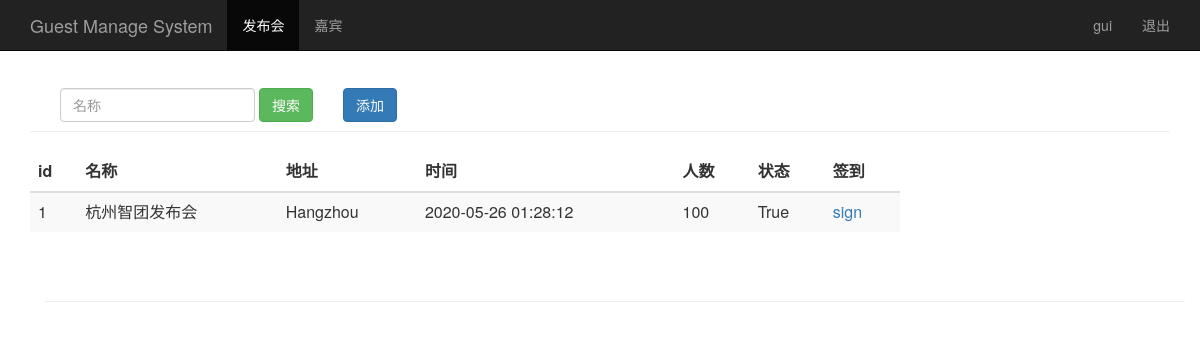
The page /event_manage/ (signed in) on the database as committed earlier.
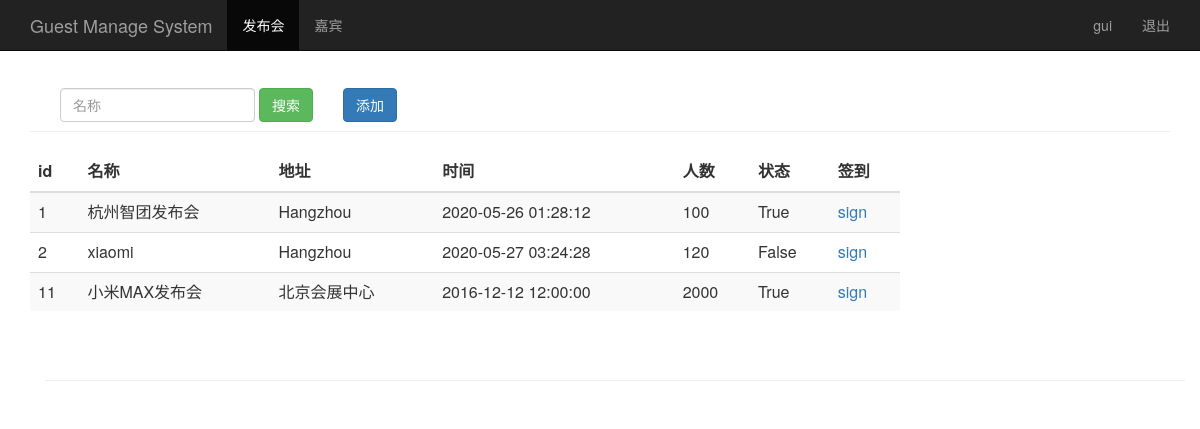
The same page on the database as committed later.
### sign/models.py (models this page shows, shortened)
class Event(models.Model):
    name = models.CharField(max_length=100)             # Presentation title
    limit = models.IntegerField()                       # Attend number
    status = models.BooleanField()                      # Status
    address = models.CharField(max_length=200)          # Address
    start_time = models.DateTimeField('events time')    # Presentation date
    create_time = models.DateTimeField(auto_now=True)   #Create time (auto get)

### sign/views.py (the view)
# urls.py: path('event_manage/', views.event_manage),
@login_required
def event_manage(request):
    event_list = Event.objects.all()
    username = request.session.get('user', '') # Read browser session
    return render(request, "event_manage.html", {"user":username,"events": event_list})

### sign/templates/event_manage.html (shortened to what this page needs)
{% extends "base.html" %}
{% block content %}
    <nav class="navbar navbar-inverse navbar-fixed-top">
      <div class="container">
        <div class="navbar-header">
          <a class="navbar-brand" href="/event_manage/">Guest Manage System</a>
        </div>
        <div id="navbar" class="collapse navbar-collapse">
          <ul class="nav navbar-nav">
            <li class="active"><a href="#">发布会</a></li>
            <li><a href="/guest_manage/">嘉宾</a></li>
          </ul>
          <ul class="nav navbar-nav navbar-right">
           <li><a href="#">{{user}}</a></li>
           <li><a href="/logout/">退出</a></li>
         </ul>
        </div>
      </div>
    </nav>
    <div class="container theme-showcase" role="main">
      <div class="page-header" style="margin-top: 80px;">
        <div id="navbar" class="navbar-collapse collapse" style="float:left;">
          <form class="navbar-form" method="get" action="/search_name/">
            <div class="form-group">
              <input name="name" type="text" placeholder="名称" class="form-control">
            </div>
            <button type="submit" class="btn btn-success">搜索</button>
          </form>
        </div>
        <div "float:right;">
          <button type="submit" class="btn btn-primary" onclick="window.location.href='/add_event/'" style="margin-top: 8px;">添加</button>
        </div>
      </div>
      <div class="row" >
        <div class="col-md-6" style="width: 900px;">
          <table class="table table-striped">
            <thead>
              <tr>
                <th>id</th>
                <th>名称</th>
                <th>地址</th>
                <th>时间</th>
                <th>人数</th>
                <th>状态</th>
                <th>签到</th>
              </tr>
            </thead>
            <tbody>
              {% for event in events %}
                <tr>
                  <td>{{ event.id }}</td>
                  <td>{{ event.name }}</td>
                  <td>{{ event.address }}</td>
                  <td>{{ event.start_time | date:"Y-m-d H:i:s" }}</td>
                  <td>{{ event.limit }}</td>
                  <td>{{ event.status }}</td>
                  <td><a href="/sign_index/{{ event.id }}/"  target="{{ event.id }}_blank">sign</a></td>
                </tr>
             {% endfor %}
            </tbody>
          </table>
        </div>
      </div>
{% endblock %}

### sign/templates/base.html (shortened to what this page needs)
<html>
<head>
    <link href="https://cdn.staticfile.org/twitter-bootstrap/3.3.7/css/bootstrap.min.css" rel="stylesheet">
</head>
<body>
{% block content %}
{% endblock %}
    <div class="container theme-showcase" role="main">
      <div class="page-header">
      </div>
    </div>
</body>
</html>

Rows that differ between the two databases and show on the page:
added Event: id "2", name "xiaomi", address "Hangzhou", start_time "2020-05-27 03:24:28", limit "120", status "False"
added Event: id "11", name "小米MAX发布会", address "北京会展中心", start_time "2016-12-12 12:00:00", limit "2000", status "True"
